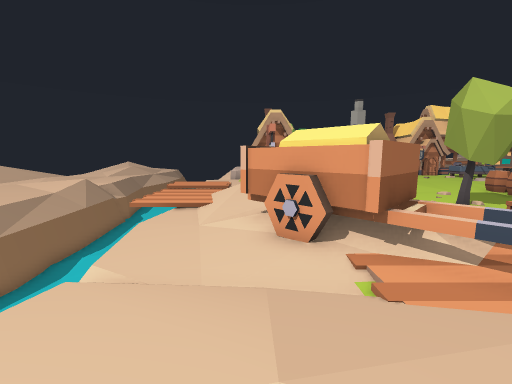
View 1 (above)

23 first-person views from a walk through a 3-D level made in the Godot game engine. The camera is 1.4 m above the floor, tilts 8° down and sees 90° across. The floor is counted in squares, 1 m on a side. Each view is taken from the middle of a square. On the plan, view 1 faces up. The plan holds only what a view shows up to about 13 squares ahead; the rest is blank. The place goes on beyond the plan.

View 2
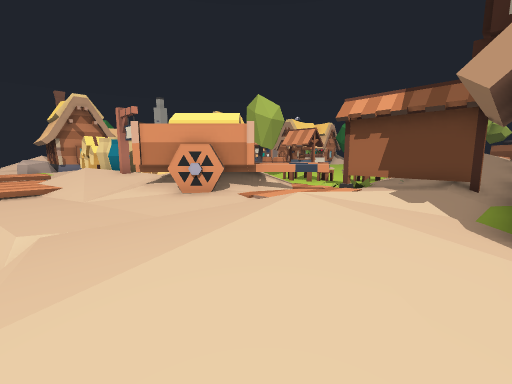

View 3
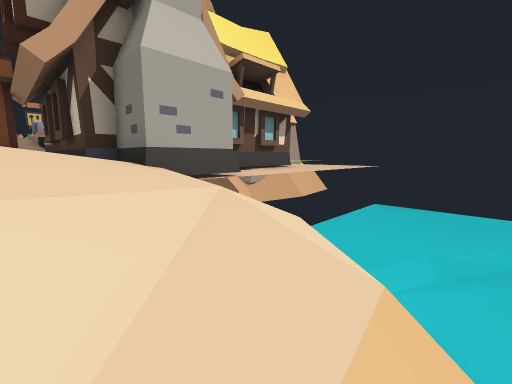

View 4
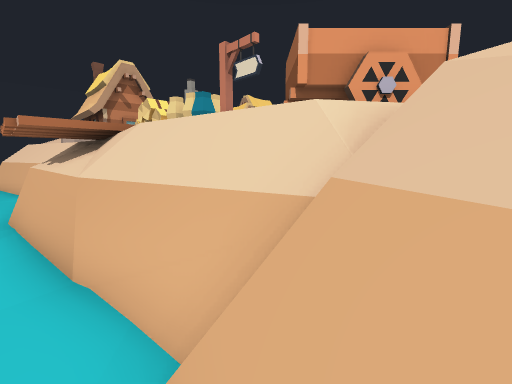

View 5
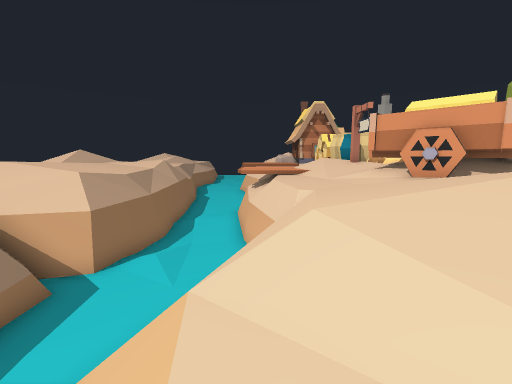

View 6
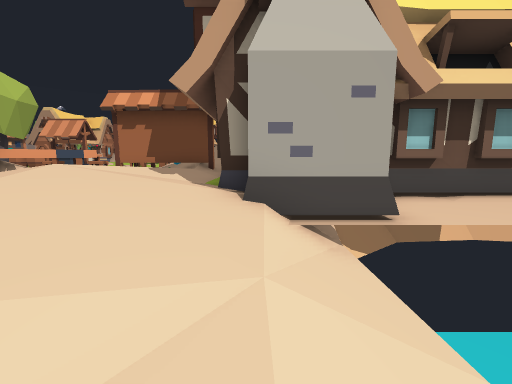

View 7
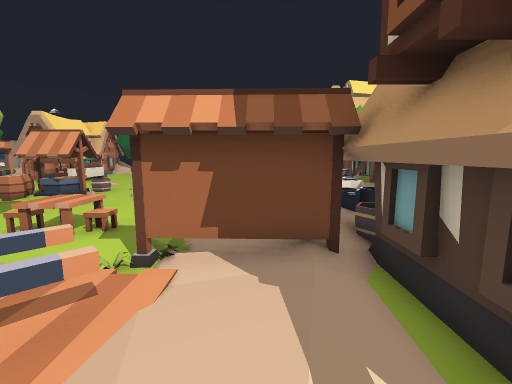

View 8
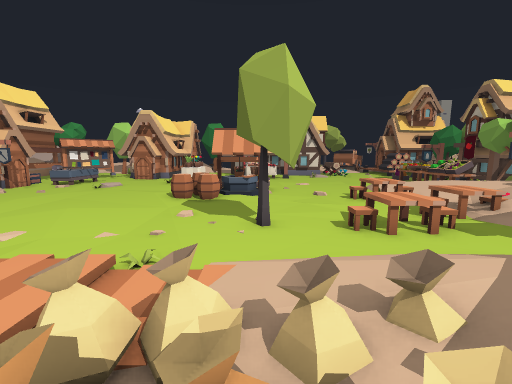

View 9
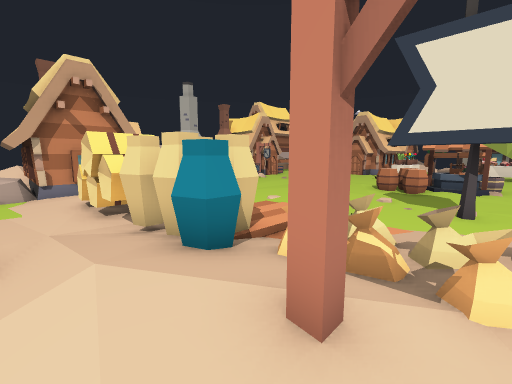

View 10
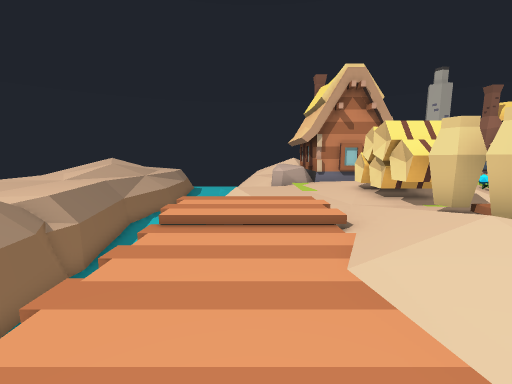

View 11
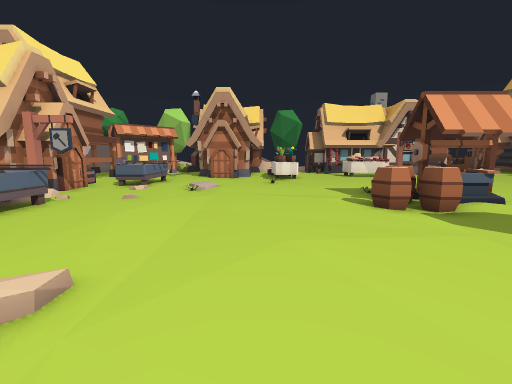

View 12
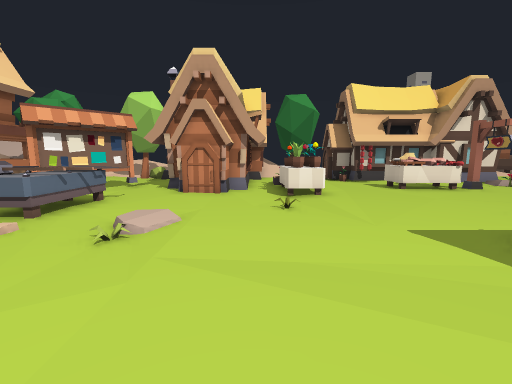

View 13
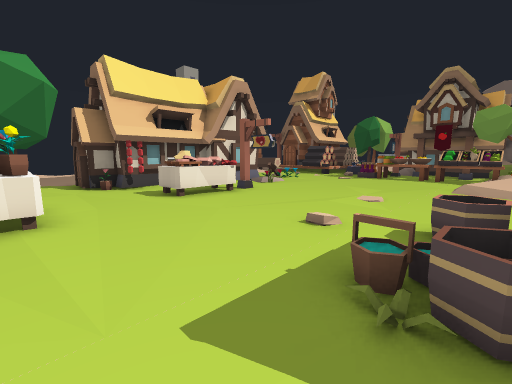

View 14
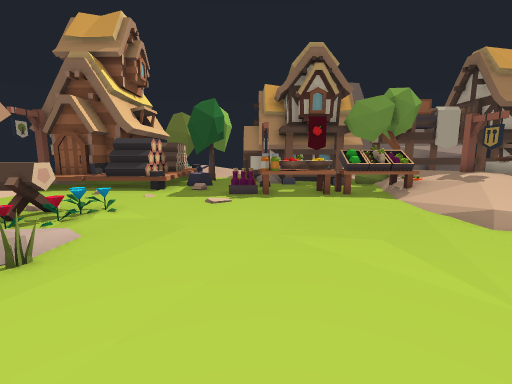

View 15
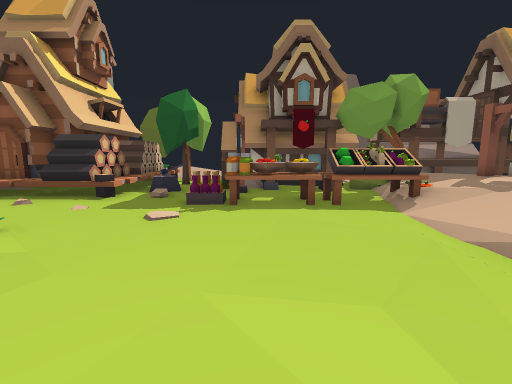

View 16
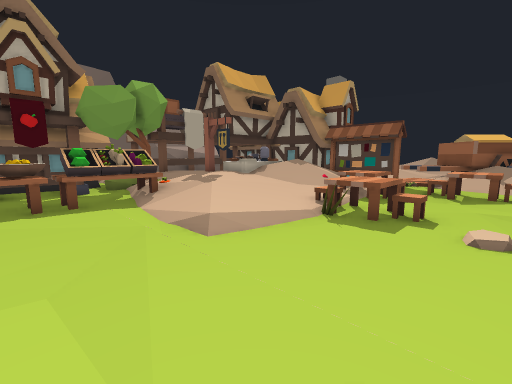

View 17
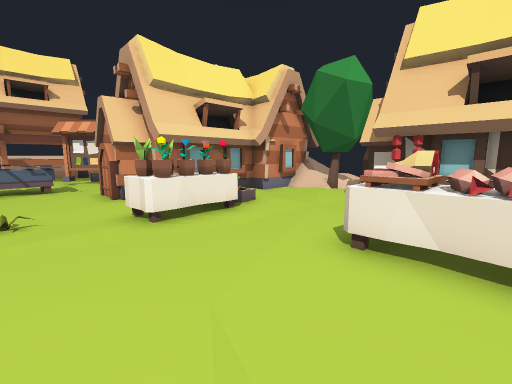

View 18
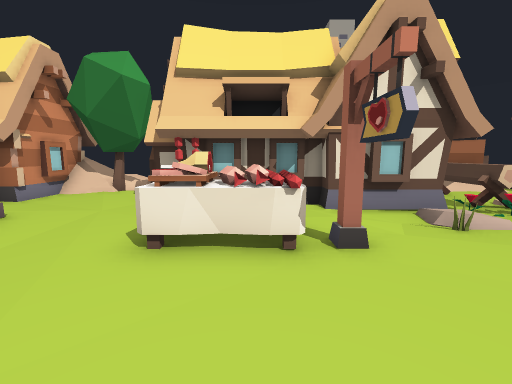

View 19
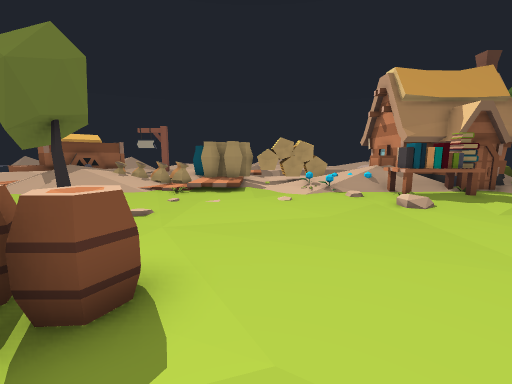

View 20
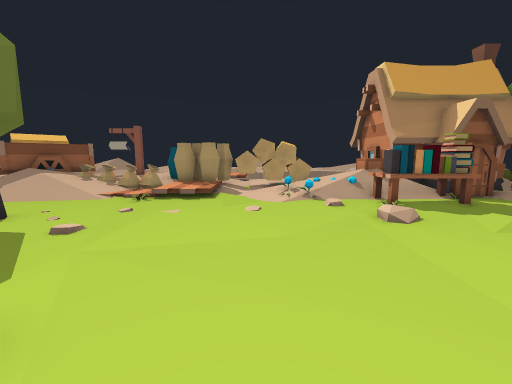

View 21
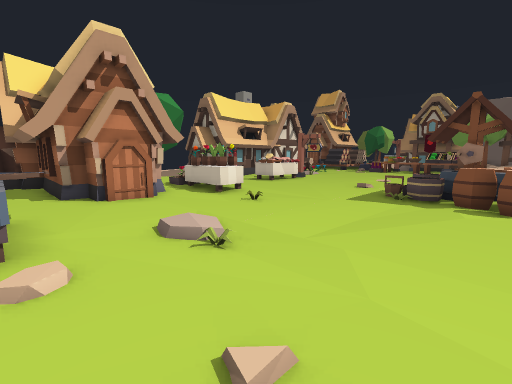

View 22
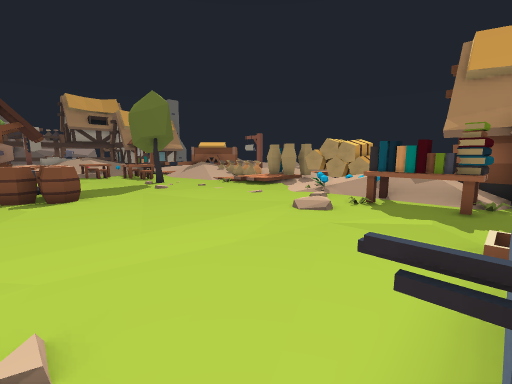

View 23
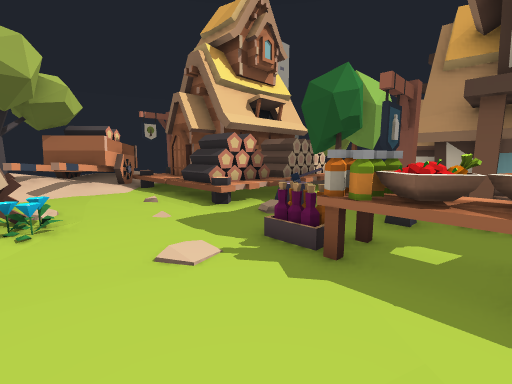

### Floor plan
Key: @ floor where view 1 was taken; # wall or solid block; x gap in a wall; . main floor; : floor 0.25 m higher than the main floor; + floor 0.5 m higher than the main floor; * floor 0.75 m higher than the main floor; % floor 1 m higher than the main floor; / step, stairs or slope; D closed door; = window, fence, low wall or low ledge; ≈ liquid the walk keeps out of; ^ raised ledge; v drop or lower ground; B barrel; W wagon; H wheel; J jar; S sack; T table; U house; R rock; C bucket; P pot; A box; K basket; L bottle; F flag; E bush; G books; I crate; O other object.
Columns run from 9 left of view 1 to 30 right of it. Each row starts with its distance up from view 1.
 23        RR#  #DDG....TO#....TOT..##.
 22 ≈      RR#####GG...........TO^.......#
 21 ≈       ..:  %TG.......:...........###
 20 ≈≈  ≈/...:: I%OG//.............#####
 19 ≈≈  ≈/....:  */../.............D#
 18 ≈   ≈/....##/OO................######
 17 v≈  ≈v/ ..##/O/.....................####
 16 v≈  ≈≈/ ..##./..............:..POT....//
 15  ≈  ≈:::..J^..................PPP ....##
 14  ≈  ≈::://JJ::/.......B................#
 13  ≈≈ ≈::://JJ::/.......BBC...............
 12  ≈≈ ≈:::/*JJS:/......BB#CO..........ODD
 11  ≈≈≈≈:::/*+SS:/.......=#=.......TT.OU##
 10  v≈≈≈:::/#+SS//.......=COO......TT..##
  9  v≈≈≈////+#S///..#......O.......TT..#
  8  v≈≈≈/..::##*//.................xT..#
  7  v≈≈≈/...#W#%//.O...............#..U#
  6 #v≈≈≈≈...#WW#//.T .................##
  5 ##≈≈≈≈/...H##=/......OO..........=/#
  4 #≈≈≈≈=//...#===...OT.T=...........:U
  3 #≈≈≈/=/////::=x/./%///////.........##
  2 #≈≈≈ ////////:#//:/O//////........=^^^^#
  1  ≈≈//////**++:#///////////.........=..#=
  0    ≈/////@////#//////***//............#=
 -1     /////:U####U///O//**/TAKKLLL.......#
 -2     v////###   OOOTT #**AAAKKLLO........
 -3     ≈v///#           ***/.....x...////++
 -4     ≈≈ vv#           **/#..F.##.OO////DD
 -5     ≈≈≈ ≈.U#       x####EE###U  OO=/ ##
 -6     ≈≈≈≈≈  #            EU###OU  #=/#

Where each view was taken, in squares from view 1:
view 1: 0 up, 0 right, facing up
view 2: 1 down, 3 left, facing up-right
view 3: 0 up, 5 left, facing down-right
view 4: 3 up, 5 left, facing up-right
view 5: 2 down, 4 left, facing up
view 6: 2 down, 4 left, facing right
view 7: 1 up, 1 right, facing right
view 8: 10 up, 1 right, facing right
view 9: 9 up, 1 left, facing up-right
view 10: 9 up, 3 left, facing up
view 11: 17 up, 6 right, facing right
view 12: 17 up, 12 right, facing right
view 13: 15 up, 15 right, facing down-right
view 14: 8 up, 21 right, facing down
view 15: 6 up, 20 right, facing down
view 16: 7 up, 19 right, facing down-left
view 17: 9 up, 19 right, facing up-right
view 18: 9 up, 19 right, facing right
view 19: 15 up, 15 right, facing left
view 20: 16 up, 14 right, facing left
view 21: 22 up, 13 right, facing down-right
view 22: 23 up, 14 right, facing down-left
view 23: 2 up, 19 right, facing down-right
